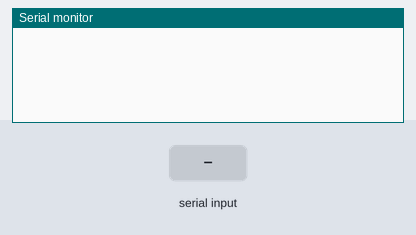
The sketch below on a simulated ESP8266 (NodeMCU). Shown: the last lines printed to the serial monitor. The test bench sets the inputs (shaded band).

Above: at 4.8 s.
4.9 s: "1" received over the second serial link
At 6.9 s:
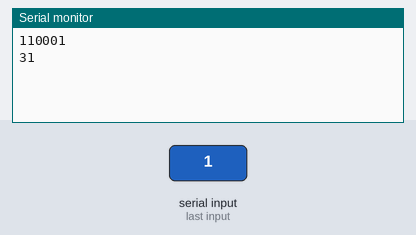
7.6 s: "0" received over the second serial link
At 8.4 s:
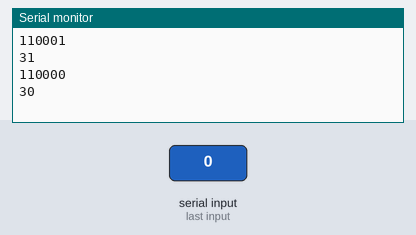
10.3 s: "2" received over the second serial link
At 12.7 s:
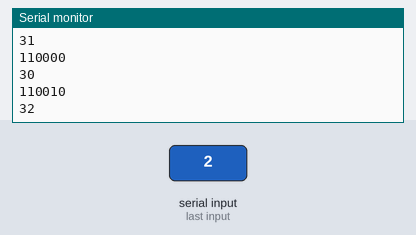
Timing chart, 0 to 14.2 s (numbered marks = the images above; inputs shaded):
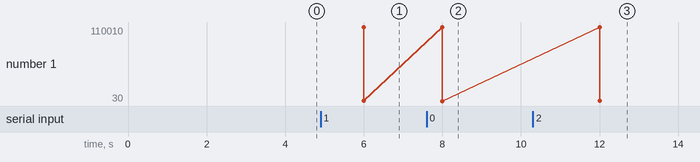

The sketch:

ReaderSerial.ino
```cpp
#include <SoftwareSerial.h>
const byte rx = D2;
const byte tx = D3;
SoftwareSerial fpga(rx, tx);

void setup() {
  fpga.begin(9600);
  Serial.begin(9600);
}

void loop() {
  while(fpga.available()){
    byte c = fpga.read();
    Serial.println(c, BIN);
    Serial.println(c, HEX);
  }
  delay(2000);
}
```

Measured:
- after the input at 4.9 s, the serial monitor: prints a new line after 1.1 s (image 1)
- after the input at 7.6 s, the serial monitor: prints a new line after 0.40 s (image 2)
- after the input at 10.3 s, the serial monitor: prints a new line after 1.7 s (image 3)
- plotted number 1: 31 → 30 after the input at 7.6 s, 30 → 32 after the input at 10.3 s
